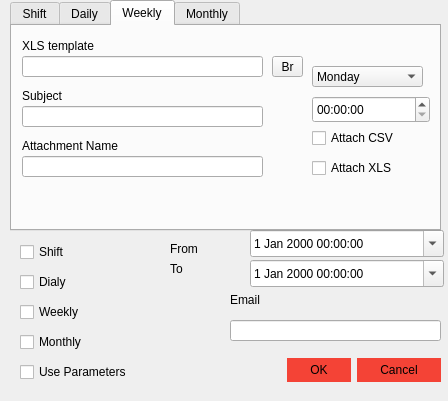
<?xml version="1.0" encoding="UTF-8"?>
<ui version="4.0">
 <class>CustomScheduling</class>
 <widget class="QDialog" name="CustomScheduling">
  <property name="geometry">
   <rect>
    <x>0</x>
    <y>0</y>
    <width>448</width>
    <height>401</height>
   </rect>
  </property>
  <property name="windowTitle">
   <string>Instant Schedule</string>
  </property>
  <widget class="QDialogButtonBox" name="buttonBox">
   <property name="geometry">
    <rect>
     <x>220</x>
     <y>350</y>
     <width>221</width>
     <height>41</height>
    </rect>
   </property>
   <property name="styleSheet">
    <string notr="true">QWidget:window {          /* Borders around the code editor and debug window */
  border: 0px solid white;
  background-color: white;
}

QToolTip {
  background-color: white;
  color: black;
    padding: 5px;
    border-radius: 0;
    opacity: 200;
}

/* ==================== Dialog ==================== */
QLabel {
  background: white;
  color: black; 
  font: 75 11pt &quot;DejaVu Sans Mono&quot;;     /* Not sure about this one */
}

QDialog, QListView {
  background-color: white;
  color: black;
  outline: 0;
  border: 2px solid transparent;
}

QListView::item:hover {
  color: #DADFE1;
  background: #DADFE1;
}


QListView::item:selected {
  color: #DADFE1;
  background: #DADFE1;
}

/* === QTabBar === */
QTabBar {
  background: white;
}
QPlainTextEdit{
  background: #DADFE1;
  border: 1px solid #DADFE1;
  color: black;
}
QTableView{
  background: #DADFE1;
  border: 1px solid #DADFE1;
  color: black;
}
QScrollArea{
  background: #DADFE1;
  border: 1px solid #DADFE1;
  color: black;
}
QScrollArea{
  background: #DADFE1;
  border: 1px solid #DADFE1;
  color: black;
}


QTabWidget::pane {
  background: transparent;  /* Only at the very bottom of the tabs */
}

QTabBar::tab {
  background: white;
  border: 0px solid white;
  border-bottom: 2px solid white;
  color: black;
  padding-left: 10px;
  padding-right: 10px;
  padding-top: 3px;
  padding-bottom: 3px;
}

QTabBar::tab:hover {
  background-color: #DADFE1;
  border: 0px solid #DADFE1;
  border-bottom: 2px solid #DADFE1;
  color: black;
}

QTabBar::tab:selected {
  background-color: #DADFE1;
  border: 0px solid #DADFE1;
  border-top: none;
  border-bottom: 2px solid #DADFE1;
  color: black;
}

QStackedWidget {
  background: white;  /* This covers a bunch of things, I was thinking about making it transparent, */
              /* but I would have to find all the other elements... but QTabWidget::pane may be it */
}


/* === QGroupBox === */
QGroupBox {
    border: 1px solid white;
    background-color: white;
    margin-top: 1em;
}

QGroupBox::title {
  color: black;
    subcontrol-origin: margin;
    left: 6px;
    padding: 0 3px 0 3px;
}

QComboBox {
  color: black;
  background-color: white;
  selection-background-color: #DADFE1;
  outline: 0;
}

QComboBox QAbstractItemView
{    
    selection-background-color: #DADFE1;
  outline: 0;
}

/* === QCheckBox === */
QCheckBox, QRadioButton {
  color: black;
}

QCheckBox::indicator::unchecked  {
  background-color: #DADFE1;
  border: 1px solid #DADFE1;
}

QRadioButton::indicator::unchecked {
  background-color: #DADFE1;
  border: 1px solid #DADFE1;
  border-radius: 4px;
}

QCheckBox::indicator::checked, QTreeView::indicator::checked {
  background-color: #f44336;
  border: 1px solid #f44336;
}

QRadioButton::indicator::checked {
  background-color: qradialgradient(cx:0.5, cy:0.5, fx:0.25, fy:0.15, radius:0.3, stop:0 #80CBC4, stop:1 white);
  border: 1px solid white;
  border-radius: 4px;
}

QCheckBox::indicator:disabled, QRadioButton::indicator:disabled, QTreeView::indicator:disabled {
  background-color: white;      /* Not sure what this looks like */
}

QCheckBox::indicator::checked:disabled, QRadioButton::indicator::checked:disabled, QTreeView::indicator::checked:disabled {  
  background-color: qradialgradient(cx:0.5, cy:0.5, fx:0.25, fy:0.15, radius:0.3, stop:0 #BBBBBB, stop:1 white); /* Not sure what this looks like */
}

QTreeView {
  background-color: white;
  color: black;
  outline: 0;
  border: 0;
}

QTreeView::item:hover {
  background-color: white;
  color: black;
}

QTreeView::item:selected {
  background-color: #DADFE1;
  color: black;
}

QTreeView QHeaderView:section {
  background-color: white;
  color: black;
  border: 0;
}

QTreeView::indicator:checked {
  background-color: qradialgradient(cx:0.5, cy:0.5, fx:0.25, fy:0.15, radius:0.3, stop:0 #80CBC4, stop:1 white);
  border: 1px solid #DADFE1 ;
  selection-background-color: #DADFE1 ;
}

QTreeView::indicator:unchecked {      /* This and the one above style the checkbox in the Options -&gt; Keyboard */
  background-color: white;        /* This is still a hover over in blue I can't get rid of */
  border: 1px solid white;
  selection-background-color: white;
}
/*
QTreeView QScrollBar {
  background-color: white;
}
*/
QTreeView::branch {
  /* Skip - applies to everything */
}

QTreeView::branch:has-siblings:adjoins-item {
  /* Skip - files */
}

QTreeView::branch:has-siblings:!adjoins-item {
  /* Skip - applies to almost all on the left side */
}

QTreeView::branch:closed:has-children:has-siblings {
  background: url('./images/rightarrowgray.png') center center no-repeat;
}

QTreeView::branch:has-children:!has-siblings:closed {
  background: url('./images/rightarrowgray.png') center center no-repeat;
}

QTreeView::branch:!has-children:!has-siblings:adjoins-item {
  /* Skip - files */
}

QTreeView::branch:open:has-children:has-siblings {
  background: url('./images/downarrowgray.png') center center no-repeat;
}

QTreeView::branch:open:has-children:!has-siblings {
  background: url('./images/downarrowgray.png') center center no-repeat;
}

/* === QScrollBar:horizontal === */
QScrollBar:horizontal {
  background: #f44336;        /* Background where slider is not */
  height: 10px;
  margin: 0;
}

QScrollBar:vertical {
  background: #f44336;        /* Background where slider is not */
  width: 10px;
  margin: 0;
}

QScrollBar::handle:horizontal {
    background: white;          /* Slider color */
    min-width: 16px;
  border-radius: 5px;
}

QScrollBar::handle:vertical {
    background: white;          /* Slider color */
    min-height: 16px;
  border-radius: 5px;
}

QScrollBar::add-page:horizontal, QScrollBar::sub-page:horizontal,
QScrollBar::add-page:vertical, QScrollBar::sub-page:vertical {
  background: #f44336;                        /* Removes the dotted background */
}

QScrollBar::add-line:horizontal, QScrollBar::sub-line:horizontal,
QScrollBar::add-line:vertical, QScrollBar::sub-line:vertical {  /* Hides the slider arrows */
      border: #f44336;
      background: #f44336;
}

QPushButton {
  background-color: #f44336;
  color: black;
  border: 1px solid #f44336;
  padding: 4px 22px;
}

QPushButton:hover {
  color: #DADFE1;
}

QPushButton:pressed {
  color: #FFFFFF;
}

QLineEdit {
  background: #DADFE1;
  border: 1px solid #DADFE1;
  color: black;
}

QSpinBox {
  background: #DADFE1;
  border: 1px solid #DADFE1;
  color: black;
}

/*****************************************************************************
Main Screen
*****************************************************************************/
QTreeView {
  background-color: white;
}

QMenu {
  background-color: #f44336;    /* File Menu Background color */
  color: black;
}

QMenu::item:selected {
  color: #DADFE1;
}

QMenu::item:pressed {
  color: #FFFFFF;
}

QMenu::separator {
  height: 1px;
  background: transparent;      /* Could change this to #546E7A and reduce the margin top and bottom to 1px */
  margin-left: 10px;
  margin-right: 10px;
  margin-top: 5px;
  margin-bottom: 5px;
}

/* === QMenuBar === */
QMenuBar {
  background-color: white;
  color: black;
}

QMenuBar::item {
  background: transparent;
}

QMenuBar::item:disabled {
  color: gray;
}

QMenuBar::item:selected {
  color: #DADFE1;
}

QMenuBar::item:pressed {
  color: #FFFFFF;
}

QToolBar {
  background: #f44336;
  border: 1px solid transparent;
}

QToolBar:handle {
  background: transparent;
  border-left: 2px dotted #80CBC4;  /* Fix the 4 handle dots so it doesn't look crappy */
  color: transparent;
}

QToolBar::separator {
  border: 0;
}

/* === QToolButton === */
QToolButton:hover, QToolButton:pressed {
  background-color: #DADFE1;
}

QToolButton::menu-button {
  background: url('./images/downarrowgray.png') center center no-repeat;
  background-color: #f44336;                        
}

QToolButton::menu-button:hover, QToolButton::menu-button:pressed {
  background-color: #f44336;
}

QStatusBar {
  background-color: #f44336;
}

QLabel {
  color: black;
}

QToolButton {
  color: white;
  background-color: #f44336;
}

QToolButton:hover, QToolButton:pressed, QToolButton:checked {
  background-color: #DADFE1;
}

QToolButton:hover {
  color: black;

}

QToolButton:checked, QToolButton:pressed {
  color: #FFFFFF;
}


QToolButton {
  border: 1px solid #f44336;
  margin: 1px;
}

QToolButton:hover {
  background-color: #DADFE1;
  border: 1px solid #DADFE1;
}

QToolButton[popupMode=&quot;1&quot;] {
  padding-right: 20px;
}

QToolButton::menu-button {
  border-left: 1px solid #f44336;
  background: transparent;
    width: 16px;
}

QToolButton::menu-button:hover {
  border-left: 1px solid #f44336;
  background: transparent;
    width: 16px;
}

QStatusBar::item {
  color: white;
  background-color: #f44336;
}

QAbstractScrollArea  {  /* Borders around the code editor and debug window */
  border: 0;
}

/*****************************************************************************
Play around with these settings
*****************************************************************************/

/* Force the dialog's buttons to follow the Windows guidelines. */
QDialogButtonBox {
    button-layout: 0;
}

QTabWidget::tab-bar {
  left: 0px; /* Test this out on OS X, it will affect the tabs in the Options Dialog, on OS X they are centered */
}</string>
   </property>
   <property name="orientation">
    <enum>Qt::Horizontal</enum>
   </property>
   <property name="standardButtons">
    <set>QDialogButtonBox::Cancel|QDialogButtonBox::Ok</set>
   </property>
  </widget>
  <widget class="QCheckBox" name="shiftCHeck">
   <property name="geometry">
    <rect>
     <x>20</x>
     <y>240</y>
     <width>100</width>
     <height>24</height>
    </rect>
   </property>
   <property name="text">
    <string>Shift</string>
   </property>
  </widget>
  <widget class="QCheckBox" name="dailyCheck">
   <property name="geometry">
    <rect>
     <x>20</x>
     <y>270</y>
     <width>100</width>
     <height>24</height>
    </rect>
   </property>
   <property name="text">
    <string>Dialy</string>
   </property>
  </widget>
  <widget class="QCheckBox" name="monthlyCheck">
   <property name="geometry">
    <rect>
     <x>20</x>
     <y>300</y>
     <width>100</width>
     <height>24</height>
    </rect>
   </property>
   <property name="text">
    <string>Weekly</string>
   </property>
  </widget>
  <widget class="QCheckBox" name="weeklyCheck">
   <property name="geometry">
    <rect>
     <x>20</x>
     <y>330</y>
     <width>100</width>
     <height>24</height>
    </rect>
   </property>
   <property name="text">
    <string>Monthly</string>
   </property>
  </widget>
  <widget class="QDateTimeEdit" name="dateFrom">
   <property name="geometry">
    <rect>
     <x>250</x>
     <y>230</y>
     <width>194</width>
     <height>27</height>
    </rect>
   </property>
   <property name="calendarPopup">
    <bool>true</bool>
   </property>
  </widget>
  <widget class="QDateTimeEdit" name="dateTo">
   <property name="geometry">
    <rect>
     <x>250</x>
     <y>260</y>
     <width>194</width>
     <height>27</height>
    </rect>
   </property>
   <property name="calendarPopup">
    <bool>true</bool>
   </property>
  </widget>
  <widget class="QLabel" name="label">
   <property name="geometry">
    <rect>
     <x>170</x>
     <y>240</y>
     <width>74</width>
     <height>18</height>
    </rect>
   </property>
   <property name="text">
    <string>From</string>
   </property>
  </widget>
  <widget class="QLabel" name="label_2">
   <property name="geometry">
    <rect>
     <x>170</x>
     <y>260</y>
     <width>74</width>
     <height>18</height>
    </rect>
   </property>
   <property name="text">
    <string>To</string>
   </property>
  </widget>
  <widget class="QTabWidget" name="tabWidget">
   <property name="geometry">
    <rect>
     <x>10</x>
     <y>0</y>
     <width>431</width>
     <height>231</height>
    </rect>
   </property>
   <property name="currentIndex">
    <number>2</number>
   </property>
   <widget class="QWidget" name="tab">
    <attribute name="title">
     <string>Shift</string>
    </attribute>
    <widget class="QTimeEdit" name="shiftTime1">
     <property name="geometry">
      <rect>
       <x>300</x>
       <y>10</y>
       <width>118</width>
       <height>27</height>
      </rect>
     </property>
    </widget>
    <widget class="QTimeEdit" name="shiftTime2">
     <property name="geometry">
      <rect>
       <x>300</x>
       <y>40</y>
       <width>118</width>
       <height>27</height>
      </rect>
     </property>
    </widget>
    <widget class="QTimeEdit" name="shiftTim3">
     <property name="geometry">
      <rect>
       <x>300</x>
       <y>70</y>
       <width>118</width>
       <height>27</height>
      </rect>
     </property>
    </widget>
    <widget class="QLineEdit" name="ShiftXLStemplate">
     <property name="geometry">
      <rect>
       <x>10</x>
       <y>30</y>
       <width>241</width>
       <height>21</height>
      </rect>
     </property>
    </widget>
    <widget class="QToolButton" name="toolButton">
     <property name="geometry">
      <rect>
       <x>260</x>
       <y>30</y>
       <width>31</width>
       <height>21</height>
      </rect>
     </property>
     <property name="text">
      <string>Br</string>
     </property>
    </widget>
    <widget class="QCheckBox" name="checkBox">
     <property name="geometry">
      <rect>
       <x>10</x>
       <y>170</y>
       <width>51</width>
       <height>24</height>
      </rect>
     </property>
     <property name="text">
      <string>Mon</string>
     </property>
    </widget>
    <widget class="QCheckBox" name="checkBox_2">
     <property name="geometry">
      <rect>
       <x>65</x>
       <y>170</y>
       <width>51</width>
       <height>24</height>
      </rect>
     </property>
     <property name="text">
      <string>Tue</string>
     </property>
    </widget>
    <widget class="QCheckBox" name="checkBox_3">
     <property name="geometry">
      <rect>
       <x>120</x>
       <y>170</y>
       <width>61</width>
       <height>24</height>
      </rect>
     </property>
     <property name="text">
      <string>Wed</string>
     </property>
    </widget>
    <widget class="QCheckBox" name="checkBox_4">
     <property name="geometry">
      <rect>
       <x>175</x>
       <y>170</y>
       <width>61</width>
       <height>24</height>
      </rect>
     </property>
     <property name="text">
      <string>Thu</string>
     </property>
    </widget>
    <widget class="QCheckBox" name="checkBox_5">
     <property name="geometry">
      <rect>
       <x>230</x>
       <y>170</y>
       <width>61</width>
       <height>24</height>
      </rect>
     </property>
     <property name="text">
      <string>Fri</string>
     </property>
    </widget>
    <widget class="QCheckBox" name="checkBox_11">
     <property name="geometry">
      <rect>
       <x>285</x>
       <y>170</y>
       <width>61</width>
       <height>24</height>
      </rect>
     </property>
     <property name="text">
      <string>Sat</string>
     </property>
    </widget>
    <widget class="QCheckBox" name="checkBox_12">
     <property name="geometry">
      <rect>
       <x>340</x>
       <y>170</y>
       <width>61</width>
       <height>24</height>
      </rect>
     </property>
     <property name="text">
      <string>Sun</string>
     </property>
    </widget>
    <widget class="QLabel" name="label_9">
     <property name="geometry">
      <rect>
       <x>10</x>
       <y>10</y>
       <width>151</width>
       <height>20</height>
      </rect>
     </property>
     <property name="text">
      <string>XLS template</string>
     </property>
    </widget>
    <widget class="QLabel" name="label_7">
     <property name="geometry">
      <rect>
       <x>10</x>
       <y>60</y>
       <width>151</width>
       <height>20</height>
      </rect>
     </property>
     <property name="text">
      <string>Subject</string>
     </property>
    </widget>
    <widget class="QLineEdit" name="shiftSubj">
     <property name="geometry">
      <rect>
       <x>10</x>
       <y>80</y>
       <width>241</width>
       <height>21</height>
      </rect>
     </property>
    </widget>
    <widget class="QLineEdit" name="shiftAttach">
     <property name="geometry">
      <rect>
       <x>10</x>
       <y>130</y>
       <width>241</width>
       <height>21</height>
      </rect>
     </property>
    </widget>
    <widget class="QLabel" name="label_6">
     <property name="geometry">
      <rect>
       <x>10</x>
       <y>110</y>
       <width>151</width>
       <height>20</height>
      </rect>
     </property>
     <property name="text">
      <string>Attachment Name</string>
     </property>
    </widget>
    <widget class="QCheckBox" name="shiftAttachXLS">
     <property name="geometry">
      <rect>
       <x>300</x>
       <y>130</y>
       <width>121</width>
       <height>24</height>
      </rect>
     </property>
     <property name="text">
      <string>Attach XLS</string>
     </property>
    </widget>
    <widget class="QCheckBox" name="shiftAttachCSV">
     <property name="geometry">
      <rect>
       <x>300</x>
       <y>100</y>
       <width>121</width>
       <height>24</height>
      </rect>
     </property>
     <property name="text">
      <string>Attach CSV</string>
     </property>
    </widget>
   </widget>
   <widget class="QWidget" name="tab_2">
    <attribute name="title">
     <string>Daily</string>
    </attribute>
    <widget class="QCheckBox" name="dailyWed">
     <property name="geometry">
      <rect>
       <x>120</x>
       <y>170</y>
       <width>61</width>
       <height>24</height>
      </rect>
     </property>
     <property name="text">
      <string>Wed</string>
     </property>
    </widget>
    <widget class="QLabel" name="label_8">
     <property name="geometry">
      <rect>
       <x>10</x>
       <y>60</y>
       <width>151</width>
       <height>20</height>
      </rect>
     </property>
     <property name="text">
      <string>Subject</string>
     </property>
    </widget>
    <widget class="QCheckBox" name="dailyTue">
     <property name="geometry">
      <rect>
       <x>65</x>
       <y>170</y>
       <width>51</width>
       <height>24</height>
      </rect>
     </property>
     <property name="text">
      <string>Tue</string>
     </property>
    </widget>
    <widget class="QLineEdit" name="dailySubj">
     <property name="geometry">
      <rect>
       <x>10</x>
       <y>80</y>
       <width>241</width>
       <height>21</height>
      </rect>
     </property>
    </widget>
    <widget class="QCheckBox" name="dailySun">
     <property name="geometry">
      <rect>
       <x>340</x>
       <y>170</y>
       <width>61</width>
       <height>24</height>
      </rect>
     </property>
     <property name="text">
      <string>Sun</string>
     </property>
    </widget>
    <widget class="QLabel" name="label_10">
     <property name="geometry">
      <rect>
       <x>10</x>
       <y>110</y>
       <width>151</width>
       <height>20</height>
      </rect>
     </property>
     <property name="text">
      <string>Attachment Name</string>
     </property>
    </widget>
    <widget class="QCheckBox" name="dailyAttachCSV">
     <property name="geometry">
      <rect>
       <x>300</x>
       <y>100</y>
       <width>121</width>
       <height>24</height>
      </rect>
     </property>
     <property name="text">
      <string>Attach CSV</string>
     </property>
    </widget>
    <widget class="QCheckBox" name="dailyAttachXLS">
     <property name="geometry">
      <rect>
       <x>300</x>
       <y>130</y>
       <width>121</width>
       <height>24</height>
      </rect>
     </property>
     <property name="text">
      <string>Attach XLS</string>
     </property>
    </widget>
    <widget class="QCheckBox" name="dailyMon">
     <property name="geometry">
      <rect>
       <x>10</x>
       <y>170</y>
       <width>51</width>
       <height>24</height>
      </rect>
     </property>
     <property name="text">
      <string>Mon</string>
     </property>
    </widget>
    <widget class="QTimeEdit" name="dailyTime1">
     <property name="geometry">
      <rect>
       <x>300</x>
       <y>70</y>
       <width>118</width>
       <height>27</height>
      </rect>
     </property>
    </widget>
    <widget class="QToolButton" name="toolButton_3">
     <property name="geometry">
      <rect>
       <x>260</x>
       <y>30</y>
       <width>31</width>
       <height>21</height>
      </rect>
     </property>
     <property name="text">
      <string>Br</string>
     </property>
    </widget>
    <widget class="QCheckBox" name="dailySat">
     <property name="geometry">
      <rect>
       <x>285</x>
       <y>170</y>
       <width>61</width>
       <height>24</height>
      </rect>
     </property>
     <property name="text">
      <string>Sat</string>
     </property>
    </widget>
    <widget class="QLineEdit" name="dailyXLSTemplate">
     <property name="geometry">
      <rect>
       <x>10</x>
       <y>30</y>
       <width>241</width>
       <height>21</height>
      </rect>
     </property>
    </widget>
    <widget class="QLabel" name="label_11">
     <property name="geometry">
      <rect>
       <x>10</x>
       <y>10</y>
       <width>151</width>
       <height>20</height>
      </rect>
     </property>
     <property name="text">
      <string>XLS template</string>
     </property>
    </widget>
    <widget class="QCheckBox" name="dailyFri">
     <property name="geometry">
      <rect>
       <x>230</x>
       <y>170</y>
       <width>61</width>
       <height>24</height>
      </rect>
     </property>
     <property name="text">
      <string>Fri</string>
     </property>
    </widget>
    <widget class="QCheckBox" name="dailyThu">
     <property name="geometry">
      <rect>
       <x>175</x>
       <y>170</y>
       <width>61</width>
       <height>24</height>
      </rect>
     </property>
     <property name="text">
      <string>Thu</string>
     </property>
    </widget>
    <widget class="QLineEdit" name="dailyAttach">
     <property name="geometry">
      <rect>
       <x>10</x>
       <y>130</y>
       <width>241</width>
       <height>21</height>
      </rect>
     </property>
    </widget>
   </widget>
   <widget class="QWidget" name="tab_3">
    <attribute name="title">
     <string>Weekly</string>
    </attribute>
    <widget class="QTimeEdit" name="weeklyTime1">
     <property name="geometry">
      <rect>
       <x>300</x>
       <y>70</y>
       <width>118</width>
       <height>27</height>
      </rect>
     </property>
    </widget>
    <widget class="QCheckBox" name="weeklyAttachXLS">
     <property name="geometry">
      <rect>
       <x>300</x>
       <y>130</y>
       <width>121</width>
       <height>24</height>
      </rect>
     </property>
     <property name="text">
      <string>Attach XLS</string>
     </property>
    </widget>
    <widget class="QCheckBox" name="weeklyAttachCSV">
     <property name="geometry">
      <rect>
       <x>300</x>
       <y>100</y>
       <width>121</width>
       <height>24</height>
      </rect>
     </property>
     <property name="text">
      <string>Attach CSV</string>
     </property>
    </widget>
    <widget class="QLabel" name="label_12">
     <property name="geometry">
      <rect>
       <x>10</x>
       <y>110</y>
       <width>151</width>
       <height>20</height>
      </rect>
     </property>
     <property name="text">
      <string>Attachment Name</string>
     </property>
    </widget>
    <widget class="QToolButton" name="toolButton_4">
     <property name="geometry">
      <rect>
       <x>260</x>
       <y>30</y>
       <width>31</width>
       <height>21</height>
      </rect>
     </property>
     <property name="text">
      <string>Br</string>
     </property>
    </widget>
    <widget class="QLineEdit" name="weeklySubj">
     <property name="geometry">
      <rect>
       <x>10</x>
       <y>80</y>
       <width>241</width>
       <height>21</height>
      </rect>
     </property>
    </widget>
    <widget class="QLineEdit" name="weeklyAttach">
     <property name="geometry">
      <rect>
       <x>10</x>
       <y>130</y>
       <width>241</width>
       <height>21</height>
      </rect>
     </property>
    </widget>
    <widget class="QLabel" name="label_13">
     <property name="geometry">
      <rect>
       <x>10</x>
       <y>60</y>
       <width>151</width>
       <height>20</height>
      </rect>
     </property>
     <property name="text">
      <string>Subject</string>
     </property>
    </widget>
    <widget class="QLineEdit" name="weeklyXLStemplate">
     <property name="geometry">
      <rect>
       <x>10</x>
       <y>30</y>
       <width>241</width>
       <height>21</height>
      </rect>
     </property>
    </widget>
    <widget class="QLabel" name="label_14">
     <property name="geometry">
      <rect>
       <x>10</x>
       <y>10</y>
       <width>151</width>
       <height>20</height>
      </rect>
     </property>
     <property name="text">
      <string>XLS template</string>
     </property>
    </widget>
    <widget class="QComboBox" name="weeklyDay">
     <property name="geometry">
      <rect>
       <x>300</x>
       <y>40</y>
       <width>111</width>
       <height>21</height>
      </rect>
     </property>
     <property name="styleSheet">
      <string notr="true">combobox-popup: 0;</string>
     </property>
     <property name="maxVisibleItems">
      <number>10</number>
     </property>
     <item>
      <property name="text">
       <string>Monday</string>
      </property>
     </item>
     <item>
      <property name="text">
       <string>Tuesday</string>
      </property>
     </item>
     <item>
      <property name="text">
       <string>Wednesday</string>
      </property>
     </item>
     <item>
      <property name="text">
       <string>Thursday</string>
      </property>
     </item>
     <item>
      <property name="text">
       <string>Friday</string>
      </property>
     </item>
     <item>
      <property name="text">
       <string>Saturday</string>
      </property>
     </item>
     <item>
      <property name="text">
       <string>Sunday</string>
      </property>
     </item>
    </widget>
   </widget>
   <widget class="QWidget" name="tab_4">
    <attribute name="title">
     <string>Monthly</string>
    </attribute>
    <widget class="QCheckBox" name="monthlyXLS">
     <property name="geometry">
      <rect>
       <x>300</x>
       <y>130</y>
       <width>121</width>
       <height>24</height>
      </rect>
     </property>
     <property name="text">
      <string>Attach XLS</string>
     </property>
    </widget>
    <widget class="QTimeEdit" name="monthlyTime1">
     <property name="geometry">
      <rect>
       <x>300</x>
       <y>70</y>
       <width>118</width>
       <height>27</height>
      </rect>
     </property>
    </widget>
    <widget class="QCheckBox" name="monthlyCSV">
     <property name="geometry">
      <rect>
       <x>300</x>
       <y>100</y>
       <width>121</width>
       <height>24</height>
      </rect>
     </property>
     <property name="text">
      <string>Attach CSV</string>
     </property>
    </widget>
    <widget class="QLabel" name="label_17">
     <property name="geometry">
      <rect>
       <x>10</x>
       <y>60</y>
       <width>151</width>
       <height>20</height>
      </rect>
     </property>
     <property name="text">
      <string>Subject</string>
     </property>
    </widget>
    <widget class="QLabel" name="label_16">
     <property name="geometry">
      <rect>
       <x>10</x>
       <y>110</y>
       <width>151</width>
       <height>20</height>
      </rect>
     </property>
     <property name="text">
      <string>Attachment Name</string>
     </property>
    </widget>
    <widget class="QLineEdit" name="monthlySubject">
     <property name="geometry">
      <rect>
       <x>10</x>
       <y>80</y>
       <width>241</width>
       <height>21</height>
      </rect>
     </property>
    </widget>
    <widget class="QToolButton" name="toolButton_5">
     <property name="geometry">
      <rect>
       <x>260</x>
       <y>30</y>
       <width>31</width>
       <height>21</height>
      </rect>
     </property>
     <property name="text">
      <string>Br</string>
     </property>
    </widget>
    <widget class="QLineEdit" name="monthlyAttach">
     <property name="geometry">
      <rect>
       <x>10</x>
       <y>130</y>
       <width>241</width>
       <height>21</height>
      </rect>
     </property>
    </widget>
    <widget class="QLineEdit" name="monthlyXLSTemplate">
     <property name="geometry">
      <rect>
       <x>10</x>
       <y>30</y>
       <width>241</width>
       <height>21</height>
      </rect>
     </property>
    </widget>
    <widget class="QLabel" name="label_15">
     <property name="geometry">
      <rect>
       <x>10</x>
       <y>10</y>
       <width>151</width>
       <height>20</height>
      </rect>
     </property>
     <property name="text">
      <string>XLS template</string>
     </property>
    </widget>
    <widget class="QComboBox" name="monthlyDays">
     <property name="geometry">
      <rect>
       <x>300</x>
       <y>40</y>
       <width>81</width>
       <height>21</height>
      </rect>
     </property>
     <property name="styleSheet">
      <string notr="true">combobox-popup: 0;</string>
     </property>
     <item>
      <property name="text">
       <string>1</string>
      </property>
     </item>
     <item>
      <property name="text">
       <string>2</string>
      </property>
     </item>
     <item>
      <property name="text">
       <string>3</string>
      </property>
     </item>
     <item>
      <property name="text">
       <string>4</string>
      </property>
     </item>
     <item>
      <property name="text">
       <string>5</string>
      </property>
     </item>
     <item>
      <property name="text">
       <string>6</string>
      </property>
     </item>
     <item>
      <property name="text">
       <string>7</string>
      </property>
     </item>
     <item>
      <property name="text">
       <string>8</string>
      </property>
     </item>
     <item>
      <property name="text">
       <string>9</string>
      </property>
     </item>
     <item>
      <property name="text">
       <string>10</string>
      </property>
     </item>
     <item>
      <property name="text">
       <string>11</string>
      </property>
     </item>
     <item>
      <property name="text">
       <string>12</string>
      </property>
     </item>
     <item>
      <property name="text">
       <string>13</string>
      </property>
     </item>
     <item>
      <property name="text">
       <string>14</string>
      </property>
     </item>
     <item>
      <property name="text">
       <string>15</string>
      </property>
     </item>
     <item>
      <property name="text">
       <string>16</string>
      </property>
     </item>
     <item>
      <property name="text">
       <string>17</string>
      </property>
     </item>
     <item>
      <property name="text">
       <string>18</string>
      </property>
     </item>
     <item>
      <property name="text">
       <string>19</string>
      </property>
     </item>
     <item>
      <property name="text">
       <string>20</string>
      </property>
     </item>
     <item>
      <property name="text">
       <string>21</string>
      </property>
     </item>
     <item>
      <property name="text">
       <string>22</string>
      </property>
     </item>
     <item>
      <property name="text">
       <string>23</string>
      </property>
     </item>
     <item>
      <property name="text">
       <string>24</string>
      </property>
     </item>
     <item>
      <property name="text">
       <string>25</string>
      </property>
     </item>
     <item>
      <property name="text">
       <string>26</string>
      </property>
     </item>
     <item>
      <property name="text">
       <string>27</string>
      </property>
     </item>
     <item>
      <property name="text">
       <string>28</string>
      </property>
     </item>
     <item>
      <property name="text">
       <string>29</string>
      </property>
     </item>
     <item>
      <property name="text">
       <string>30</string>
      </property>
     </item>
     <item>
      <property name="text">
       <string>31</string>
      </property>
     </item>
    </widget>
   </widget>
  </widget>
  <widget class="QCheckBox" name="weeklyCheck_2">
   <property name="geometry">
    <rect>
     <x>20</x>
     <y>360</y>
     <width>171</width>
     <height>24</height>
    </rect>
   </property>
   <property name="text">
    <string>Use Parameters</string>
   </property>
  </widget>
  <widget class="QLineEdit" name="email">
   <property name="geometry">
    <rect>
     <x>230</x>
     <y>320</y>
     <width>211</width>
     <height>21</height>
    </rect>
   </property>
  </widget>
  <widget class="QLabel" name="label_18">
   <property name="geometry">
    <rect>
     <x>230</x>
     <y>290</y>
     <width>151</width>
     <height>20</height>
    </rect>
   </property>
   <property name="text">
    <string>Email</string>
   </property>
  </widget>
 </widget>
 <tabstops>
  <tabstop>toolButton</tabstop>
  <tabstop>dailyCheck</tabstop>
  <tabstop>monthlyCheck</tabstop>
  <tabstop>weeklyCheck</tabstop>
  <tabstop>dateFrom</tabstop>
  <tabstop>dateTo</tabstop>
  <tabstop>ShiftXLStemplate</tabstop>
  <tabstop>shiftCHeck</tabstop>
 </tabstops>
 <resources/>
 <connections>
  <connection>
   <sender>buttonBox</sender>
   <signal>accepted()</signal>
   <receiver>CustomScheduling</receiver>
   <slot>accept()</slot>
   <hints>
    <hint type="sourcelabel">
     <x>248</x>
     <y>254</y>
    </hint>
    <hint type="destinationlabel">
     <x>157</x>
     <y>274</y>
    </hint>
   </hints>
  </connection>
  <connection>
   <sender>buttonBox</sender>
   <signal>rejected()</signal>
   <receiver>CustomScheduling</receiver>
   <slot>reject()</slot>
   <hints>
    <hint type="sourcelabel">
     <x>316</x>
     <y>260</y>
    </hint>
    <hint type="destinationlabel">
     <x>286</x>
     <y>274</y>
    </hint>
   </hints>
  </connection>
 </connections>
</ui>
